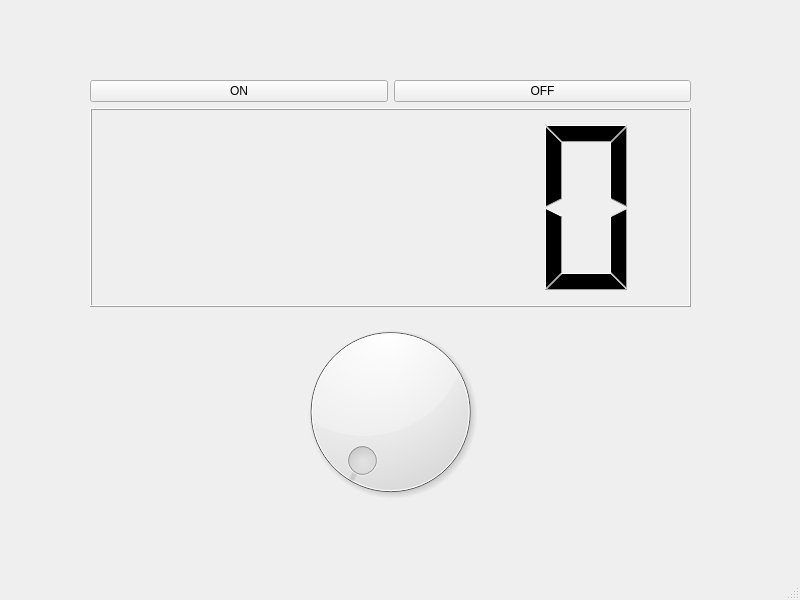
<?xml version="1.0" encoding="UTF-8"?>
<ui version="4.0">
 <class>MainWindow</class>
 <widget class="QMainWindow" name="MainWindow">
  <property name="geometry">
   <rect>
    <x>0</x>
    <y>0</y>
    <width>800</width>
    <height>600</height>
   </rect>
  </property>
  <property name="windowTitle">
   <string>MainWindow</string>
  </property>
  <widget class="QWidget" name="centralwidget">
   <widget class="QWidget" name="layoutWidget">
    <property name="geometry">
     <rect>
      <x>90</x>
      <y>80</y>
      <width>601</width>
      <height>431</height>
     </rect>
    </property>
    <layout class="QVBoxLayout" name="verticalLayout">
     <item>
      <layout class="QHBoxLayout" name="horizontalLayout">
       <item>
        <widget class="QPushButton" name="pushButton">
         <property name="text">
          <string>ON</string>
         </property>
        </widget>
       </item>
       <item>
        <widget class="QPushButton" name="pushButton_2">
         <property name="text">
          <string>OFF</string>
         </property>
        </widget>
       </item>
      </layout>
     </item>
     <item>
      <widget class="QLCDNumber" name="lcdNumber"/>
     </item>
     <item>
      <widget class="QDial" name="dial">
       <property name="pageStep">
        <number>100</number>
       </property>
      </widget>
     </item>
    </layout>
   </widget>
  </widget>
  <widget class="QMenuBar" name="menubar">
   <property name="geometry">
    <rect>
     <x>0</x>
     <y>0</y>
     <width>800</width>
     <height>28</height>
    </rect>
   </property>
  </widget>
  <widget class="QStatusBar" name="statusbar"/>
 </widget>
 <resources/>
 <connections>
  <connection>
   <sender>pushButton</sender>
   <signal>clicked()</signal>
   <receiver>MainWindow</receiver>
   <slot>ledOn()</slot>
   <hints>
    <hint type="sourcelabel">
     <x>322</x>
     <y>178</y>
    </hint>
    <hint type="destinationlabel">
     <x>41</x>
     <y>160</y>
    </hint>
   </hints>
  </connection>
  <connection>
   <sender>pushButton_2</sender>
   <signal>clicked()</signal>
   <receiver>MainWindow</receiver>
   <slot>ledOff()</slot>
   <hints>
    <hint type="sourcelabel">
     <x>543</x>
     <y>173</y>
    </hint>
    <hint type="destinationlabel">
     <x>662</x>
     <y>110</y>
    </hint>
   </hints>
  </connection>
  <connection>
   <sender>dial</sender>
   <signal>valueChanged(int)</signal>
   <receiver>MainWindow</receiver>
   <slot>setDial(int)</slot>
   <hints>
    <hint type="sourcelabel">
     <x>411</x>
     <y>481</y>
    </hint>
    <hint type="destinationlabel">
     <x>28</x>
     <y>381</y>
    </hint>
   </hints>
  </connection>
 </connections>
 <slots>
  <slot>setDial(int)</slot>
  <slot>ledOn()</slot>
  <slot>ledOff()</slot>
 </slots>
</ui>
